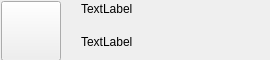
<?xml version="1.0" encoding="UTF-8"?>
<ui version="4.0">
 <class>GroupItem</class>
 <widget class="QWidget" name="GroupItem">
  <property name="geometry">
   <rect>
    <x>0</x>
    <y>0</y>
    <width>270</width>
    <height>60</height>
   </rect>
  </property>
  <property name="minimumSize">
   <size>
    <width>270</width>
    <height>60</height>
   </size>
  </property>
  <property name="maximumSize">
   <size>
    <width>16777215</width>
    <height>61</height>
   </size>
  </property>
  <property name="windowTitle">
   <string>Form</string>
  </property>
  <layout class="QHBoxLayout" name="horizontalLayout_3">
   <property name="spacing">
    <number>0</number>
   </property>
   <property name="leftMargin">
    <number>0</number>
   </property>
   <property name="topMargin">
    <number>0</number>
   </property>
   <property name="rightMargin">
    <number>0</number>
   </property>
   <property name="bottomMargin">
    <number>0</number>
   </property>
   <item>
    <widget class="QWidget" name="widget" native="true">
     <property name="minimumSize">
      <size>
       <width>351</width>
       <height>61</height>
      </size>
     </property>
     <property name="maximumSize">
      <size>
       <width>16777215</width>
       <height>61</height>
      </size>
     </property>
     <property name="styleSheet">
      <string notr="true">QWidget:hover{background-color: rgb(188, 188, 188);}
</string>
     </property>
     <widget class="QWidget" name="layoutWidget">
      <property name="geometry">
       <rect>
        <x>1</x>
        <y>0</y>
        <width>271</width>
        <height>63</height>
       </rect>
      </property>
      <layout class="QHBoxLayout" name="horizontalLayout">
       <property name="spacing">
        <number>0</number>
       </property>
       <item>
        <widget class="QPushButton" name="pb_icon">
         <property name="minimumSize">
          <size>
           <width>60</width>
           <height>60</height>
          </size>
         </property>
         <property name="maximumSize">
          <size>
           <width>60</width>
           <height>60</height>
          </size>
         </property>
         <property name="text">
          <string/>
         </property>
         <property name="iconSize">
          <size>
           <width>60</width>
           <height>60</height>
          </size>
         </property>
        </widget>
       </item>
       <item>
        <widget class="QWidget" name="widget_2" native="true">
         <widget class="QLabel" name="lb_name">
          <property name="geometry">
           <rect>
            <x>20</x>
            <y>1</y>
            <width>68</width>
            <height>16</height>
           </rect>
          </property>
          <property name="text">
           <string>TextLabel</string>
          </property>
         </widget>
         <widget class="QLabel" name="lb_currentMsg">
          <property name="geometry">
           <rect>
            <x>20</x>
            <y>34</y>
            <width>68</width>
            <height>16</height>
           </rect>
          </property>
          <property name="text">
           <string>TextLabel</string>
          </property>
         </widget>
        </widget>
       </item>
       <item>
        <widget class="QWidget" name="widget_3" native="true">
         <property name="minimumSize">
          <size>
           <width>41</width>
           <height>61</height>
          </size>
         </property>
         <property name="maximumSize">
          <size>
           <width>41</width>
           <height>61</height>
          </size>
         </property>
         <layout class="QHBoxLayout" name="horizontalLayout_2">
          <item>
           <widget class="QLabel" name="lb_num">
            <property name="font">
             <font>
              <pointsize>14</pointsize>
             </font>
            </property>
            <property name="text">
             <string/>
            </property>
           </widget>
          </item>
         </layout>
        </widget>
       </item>
      </layout>
     </widget>
    </widget>
   </item>
  </layout>
 </widget>
 <resources/>
 <connections/>
</ui>
